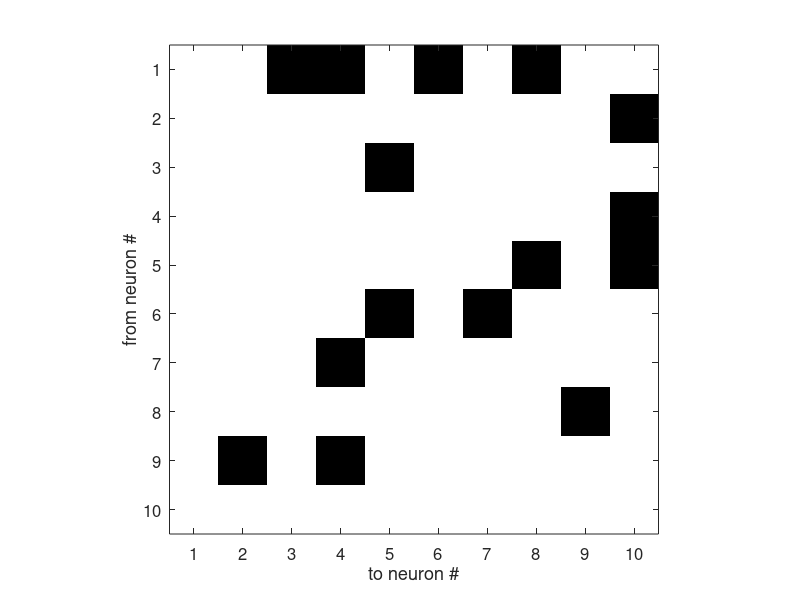

Write MATLAB code to recreate this figure. (Note: this script raises an error after producing the figure.)
function plot_gc_synthetic_network
% function plot_gc_synthetic_network
%
% Simulate toy dynamics (VAR, GLM, and GLM+calcium) on a toy network of 10
% neurons. Compute correlation, and granger causality (GC). Analyze the GC
% performance as a function of connectivity strength of the network.
%
% This code generate Fig.1 in the manuscript Chen, Ginoux, Wyart, Mora,
% Walczak (2022).


matlab_red = [0.8500 0.3250 0.0980] ;
matlab_yellow = [0.9290 0.6940 0.1250];

%% 1.1 Initialize the network

nNodes = 10;
maxLags = 2;
params.maxLags = 2;
plotFlag = 1;
tf = 4000;

% hand-picked gRefMat, the underlying true connectivity matrix
gRefMat = zeros(nNodes);
links = [1 6; 1 3; 1 8; 6 7; 3 5; 5 8; ...
         8 9; 9 2; 2 10; 5 10; 7 4; 4 10; 6 5; 9 4; 1 4];
for ilink = 1:size(links,1)  
    gRefMat(links(ilink,2), links(ilink,1)) = 1;
end

%% 1.2 Plot the true underlying network
figure(1)
imagesc(gRefMat')
ylabel('from neuron #')
xlabel('to neuron #')
axis square
set(gca, 'fontsize', 12)
xticks(1:10)
yticks(1:10)
colormap([1 1 1; 0 0 0])


%% 2.1 Simulate dynamics: VAR
% 2.1.1 Initialize the system
c_var = 0.3; 
G0 = zeros(nNodes, nNodes, maxLags);
G0(:,1:5,1) = gRefMat(:,1:5) * c_var;  % excitatory neurons
G0(:,6:10,1) = gRefMat(:,6:10) * (-c_var); % inhibitory neurons
G0(:,:,2) = G0(:,:,1);

params.G = G0;
params.maxLags = 2;
params.mu = ones(nNodes,1)*(-2);
params.noise_std = 0.01;

% 2.1.2 Run the VAR dynamics
[sigma_sim_var] = simulate_neuron_var(nNodes, tf, params);

% 2.1.2 Visualize the trajectory
figure(2)
plot(sigma_sim_var(1,:)+0.06)
hold on
plot(sigma_sim_var(4,:))
plot(sigma_sim_var(10,:)-0.06)
hold off
xlim([200 300])
xlabel('Time')

%% 2.2 Simulate dynamics: GLM and GLM-calcium
% 2.2.1 Initialize 
c_glm = 1.5; 
G0(:,1:5,1) = gRefMat(:,1:5) * c_glm; 
G0(:,6:10,1) = gRefMat(:,6:10) * (-c_glm); 
G0(:,:,2) = G0(:,:,1);

params.G = G0;
params.method = 'naive';
dt_sim = 1;
params.dt_sim = dt_sim;
params.tf = tf;
params.lf = floor(tf / dt_sim);
params.spike_subsample = 0; % no subsampling. 

% 2.2.2 Simulate GLM

[sigma_sim_glm] = simulate_neuron_glm(nNodes, tf, params);
        
% 2.2.3 Convolute with exponential kernel to simulate GLM-calcium

tau = 20;
params.tau_ca = tau;
sigma_sim_glm_cont = spike_to_calcium(sigma_sim_glm, params); 


% 2.2.4 Visualize synthetic trajectories: GLM
figure(3)
subplot(3,1,1)
stem(sigma_sim_glm(1,:))
xlim([200 300])

subplot(3,1,2)
stem(sigma_sim_glm(4,:), 'color', matlab_red)
xlim([200 300])

subplot(3,1,3)
stem(sigma_sim_glm(10,:), 'color',matlab_yellow)
xlim([200 300])

% 2.2.5 Visualize synthetic trajectories: GLM-calcium
figure(4)
plot(sigma_sim_glm_cont(1,:)+10)
hold on
plot(sigma_sim_glm_cont(4,:)+5)
plot(sigma_sim_glm_cont(10,:)-4)
hold off
xlim([200 300])

%% 3. Compute pairwise correlation and Granger Causality among all pairs
plotFlag = 0; constantFlag = 1;
[corr_mat_var, bvgc_mat_var, mvgc_mat_var, ...
    bvgc_pvalue_mat_var, mvgc_pvalue_mat_var, ...
    bvgc_fstat_mat_var, mvgc_fstat_mat_var] = ...
    compute_corr_mat_and_gc_mat ...
    (sigma_sim_var - repmat(mean(sigma_sim_var,2),1,tf), maxLags, plotFlag, constantFlag);

[corr_mat_glm, bvgc_mat_glm, mvgc_mat_glm, ...
    bvgc_pvalue_mat_glm, mvgc_pvalue_mat_glm, ...
    bvgc_fstat_mat_glm, mvgc_fstat_mat_glm] = ...
    compute_corr_mat_and_gc_mat (...
    sigma_sim_glm - repmat(mean(sigma_sim_glm,2),1,tf), ...
    maxLags, plotFlag, constantFlag);

[corr_mat_glm_cont, bvgc_mat_glm_cont, mvgc_mat_glm_cont, ...
    bvgc_pvalue_mat_glm_cont, mvgc_pvalue_mat_glm_cont, ...
    bvgc_fstat_mat_glm_cont, mvgc_fstat_mat_glm_cont] = ...
    compute_corr_mat_and_gc_mat ...
    (sigma_sim_glm_cont - repmat(mean(sigma_sim_glm_cont,2),1,tf), ...
    maxLags, plotFlag, constantFlag);

%% 3.1 Visualize the correlation matrices for the three example trajectories
figure(11)
subplot(3,1,1)
imagesc(corr_mat_var)
title('VAR')

subplot(3,1,2)
imagesc(corr_mat_glm)
title('GLM')

subplot(3,1,3)
imagesc(corr_mat_glm_cont)
title('GLM-calcium')


for i = 1:3
    subplot(3,1,i)
    c=colorbar()
%     caxis([-0.4 0.4])
    axis square
    xlabel('to neuron')
    ylabel('from neuron')
    xticks([1 10])
    yticks([1 10])
    set(gca,'fontsize',12)
    ylabel(c,'correlation')
end

%% 3.2 Visualize the GC matrices for the three example trajectories

figure(12)
subplot(3,2,1)
imagesc(bvgc_mat_var')
hold on
plot(links(:,2), links(:,1),'r.','MarkerSize',12)
hold off
axis square
title('VAR, BVGC')

subplot(3,2,2)
imagesc(mvgc_mat_var')
colormap([0.98 0.98 0.92; 0 0 0])
overlay_refmat(links)
axis square
title('VAR, MVGC')

subplot(3,2,3)
imagesc(bvgc_mat_glm')
overlay_refmat(links)
axis square
title('GLM, BVGC')

subplot(3,2,4)
imagesc(mvgc_mat_glm')
colormap([0.98 0.98 0.92; 0 0 0])
overlay_refmat(links)
axis square
title('GLM, MVGC')

subplot(3,2,5)
imagesc(bvgc_mat_glm_cont')
overlay_refmat(links)
axis square
title('GLM-calcium, BVGC')

subplot(3,2,6)
imagesc(mvgc_mat_glm_cont')
overlay_refmat(links)
axis square
title('GLM-calcium, MVGC')

for i = 1:6
    subplot(3,2,i)
    axis square
    xlabel('to neuron')
    ylabel('from neuron')
    xticks([1 10])
    yticks([1 10])
    set(gca,'fontsize',12)
end

%% 4. Vary the connectivity strength c, run dynamics, apply GC analysis
%     and plot the false positive rate (fpr), false negative rate (fnr) as
%     a function of c (Fig1, panel I,J)

%  4.1 VAR
%  4.1.1 scan through connection strength for VAR. 
cList_var = 0.05:0.05:0.7;
lc = length(cList_var);
tfList_var = 2000; %[500 1000 2000 4000 8000]; % 8000];
ltf = length(tfList_var);
nmc = 10;
params.nmc = nmc;
fpr2_bv_var = zeros(lc, ltf, nmc);
fnr2_bv_var = fpr2_bv_var;
fpr2_mv_var = fpr2_bv_var;
fnr2_mv_var = fpr2_bv_var;

params.mu = ones(nNodes,1)*(-2);

gii1 = -0.1; % diagonal terms of the G matrix, to keep the dynamics stable
for itf = 1:length(tfList_var)
    tf = tfList_var(itf)
    params.tf = tf;
    [fpr2_bv, fnr2_bv, fpr2_mv, fnr2_mv] = ...
        compute_error_rate_adjmat_list(gRefMat, cList_var, params, 'var', gii1);
    fpr2_bv_var(:,itf,:) = fpr2_bv;
    fnr2_bv_var(:,itf,:) = fnr2_bv;
    fpr2_mv_var(:,itf,:) = fpr2_mv;
    fnr2_mv_var(:,itf,:) = fnr2_mv;
end

% 4.1.2. Plot the fpr and fnr of the BVGC and MVGC matrix, vs c
for itf = 1:ltf
    figure(5)
    errorbar(cList_var, mean(fpr2_bv_var(:,itf,:),3), ...
        std(fpr2_bv_var(:,itf,:),0,3)./sqrt(nmc),'o')
    hold on
    errorbar(cList_var, mean(fpr2_mv_var(:,itf,:),3), ...
        std(fpr2_mv_var(:,itf,:),0,3)./sqrt(nmc),'o')
    errorbar(cList_var, mean(fnr2_bv_var(:,itf,:),3), ...
        std(fnr2_bv_var(:,itf,:),0,3)./sqrt(nmc),'o')
    errorbar(cList_var, mean(fnr2_mv_var(:,itf,:),3), ...
        std(fnr2_mv_var(:,itf,:),0,3)./sqrt(nmc),'o')
    hold off
    legend('FPR, bi-variate','FPR, multi-variate',...
        'FNR, bi-variate','FNR, multi-variate')
    pause
end


%  4.2 GLM
%  4.2.1 scan through connection strength for GLM. 
cList = 0.1:0.1:2 ;
lc = length(cList);
tfList = 2000; %[500 1000 2000 4000 8000]; % 8000];
ltf = length(tfList);
nmc = 10;
params.nmc = nmc;
fpr2_bv_glm = zeros(lc, ltf, nmc);
fnr2_bv_glm = fpr2_bv_glm;
fpr2_mv_glm = fpr2_bv_glm;
fnr2_mv_glm = fpr2_bv_glm;

params.mu = ones(nNodes,1)*(-2);

for itf = 1:length(tfList)
    tf = tfList(itf)
    params.tf = tf;
    [fpr2_bv, fnr2_bv, fpr2_mv, fnr2_mv] = ...
        compute_error_rate_adjmat_list(gRefMat, cList, params, 'glm');
    fpr2_bv_glm(:,itf,:) = fpr2_bv;
    fnr2_bv_glm(:,itf,:) = fnr2_bv;
    fpr2_mv_glm(:,itf,:) = fpr2_mv;
    fnr2_mv_glm(:,itf,:) = fnr2_mv;
end

for itf = 1:ltf
    figure()
    errorbar(cList, mean(fpr2_bv_glm(:,itf,:),3), ...
        std(fpr2_bv_glm(:,itf,:),0,3)./sqrt(nmc),'o')
    hold on
    errorbar(cList, mean(fpr2_mv_glm(:,itf,:),3), ...
        std(fpr2_mv_glm(:,itf,:),0,3)./sqrt(nmc),'o')
    errorbar(cList, mean(fnr2_bv_glm(:,itf,:),3), ...
        std(fnr2_bv_glm(:,itf,:),0,3)./sqrt(nmc),'o')
    errorbar(cList, mean(fnr2_mv_glm(:,itf,:),3), ...
        std(fnr2_mv_glm(:,itf,:),0,3)./sqrt(nmc),'o')
    hold off
    legend('FPR, bi-variate','FPR, multi-variate',...
        'FNR, bi-variate','FNR, multi-variate')
end

%% 4.3 GLM-calcium
fpr2_bv_glm_cont = zeros(lc, ltf, nmc);
fnr2_bv_glm_cont = fpr2_bv_glm_cont;
fpr2_mv_glm_cont = fpr2_bv_glm_cont;
fnr2_mv_glm_cont = fpr2_bv_glm_cont;

tau = 20;

for itf = 1:length(tfList)
    tf = tfList(itf)
    params.tf = tf;
%     params.tau_ca = tau;
    [fpr2_bv, fnr2_bv, fpr2_mv, fnr2_mv] = ...
        compute_error_rate_adjmat_list(gRefMat, cList, params, 'glm_calcium');
    fpr2_bv_glm_cont(:,itf,:) = fpr2_bv;
    fnr2_bv_glm_cont(:,itf,:) = fnr2_bv;
    fpr2_mv_glm_cont(:,itf,:) = fpr2_mv;
    fnr2_mv_glm_cont(:,itf,:) = fnr2_mv;
end


%%
for itf = 1:ltf
    figure()
    errorbar(cList, mean(fpr2_bv_glm_cont(:,itf,:),3), ...
        std(fpr2_bv_glm_cont(:,itf,:),0,3)./sqrt(nmc),'o')
    hold on
    errorbar(cList, mean(fpr2_mv_glm_cont(:,itf,:),3), ...
        std(fpr2_mv_glm_cont(:,itf,:),0,3)./sqrt(nmc),'o')
    errorbar(cList, mean(fnr2_bv_glm_cont(:,itf,:),3), ...
        std(fnr2_bv_glm_cont(:,itf,:),0,3)./sqrt(nmc),'o')
    errorbar(cList, mean(fnr2_mv_glm_cont(:,itf,:),3), ...
        std(fnr2_mv_glm_cont(:,itf,:),0,3)./sqrt(nmc),'o')
    hold off
    legend('FPR, bi-variate','FPR, multi-variate',...
        'FNR, bi-variate','FNR, multi-variate')
end
     
end

% Run the dynamics, perform GC, then output the fpr and fnr compared to the groundtruth
function [fpr2_bv, fnr2_bv, fpr2_mv, fnr2_mv] = ...
    compute_error_rate_adjmat_list(gRefMat, cList, params, dynName, gii1)

if nargin < 5
    gii1 = 0;
end

lc = length(cList);
nmc = params.nmc;
fpr2_bv = nan(lc, nmc);
fnr2_bv = nan(lc, nmc);
fpr2_mv = nan(lc, nmc);
fnr2_mv = nan(lc, nmc);
% params.noise_std = 0.01;

nNodes = size(gRefMat,1);
maxLags = params.maxLags;
tf = params.tf;
gcLags = maxLags;

for ic = 1:lc
    c = cList(ic)
    
    G0 = zeros(nNodes, nNodes, maxLags);
    G0(:,1:5,1) = gRefMat(:,1:5) * c; 
    G0(:,6:10,1) = gRefMat(:,6:10) * (-c); 
    G0(:,:,2) = G0(:,:,1);
    for ii = 1:nNodes
        G0(ii,ii,1) = gii1; 
    end

    %
    params.G = G0;
    
    for imc = 1:nmc
        
        switch dynName
            case 'var'
                sigma_sim = simulate_neuron_var(nNodes, tf*2, params);
            case 'glm'
                sigma_sim = simulate_neuron_glm(nNodes, tf*2, params);
            case 'glm_calcium'
                sigma_sim = simulate_neuron_glm(nNodes, tf*2, params);
                tau = params.tau_ca;
                sigma_sim = spike_to_calcium(sigma_sim, params);
%                 sigma_sim = spike_to_calcium(sigma_sim, tau); 
           otherwise
                warning('Unexpected dynamics type. No plot created.')
        end


        if max(abs(sigma_sim(:))) < 1e3

            [~, bvgc_mat, mvgc_mat] = ...
                compute_corr_mat_and_gc_mat (sigma_sim, gcLags, 0);

            [fpr_bv, fnr_bv] = compute_error_rate_adjmat(gRefMat, bvgc_mat);
            fpr2_bv(ic, imc) = fpr_bv;
            fnr2_bv(ic, imc) = fnr_bv;

            [fpr_mv, fnr_mv] = compute_error_rate_adjmat(gRefMat, mvgc_mat);
            fpr2_mv(ic, imc) = fpr_mv;
            fnr2_mv(ic, imc) = fnr_mv;

        end
        
    end
end


end

% overlay the ground truth (red dots) to the plot of GC matrices
function overlay_refmat(links)

hold on
plot(links(:,2), links(:,1),'r.','MarkerSize',12)
hold off

end
